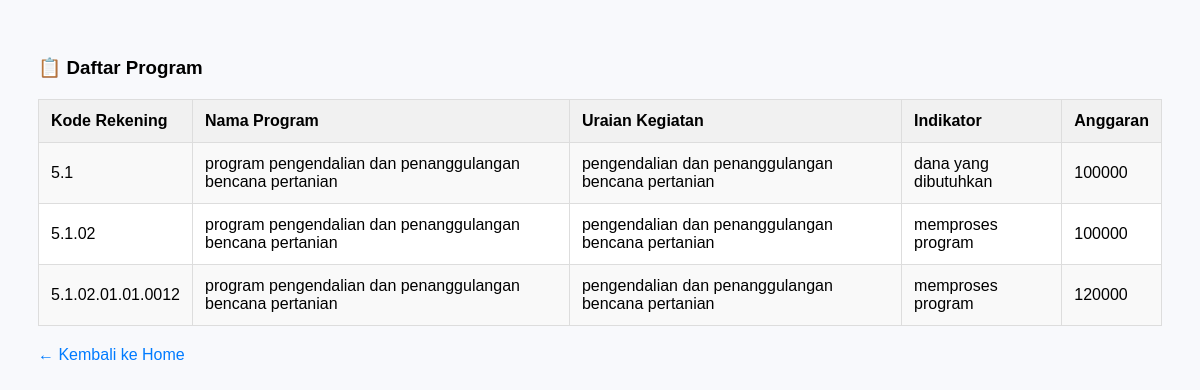
Page /lihat_program_kerja.php (signed in) on the committed database.
### tables this page shows
CREATE TABLE `program_kerja` (
  `kode_rekening` varchar(50) NOT NULL,
  `nama_program` varchar(150) NOT NULL,
  `uraian_kegiatan` varchar(50) NOT NULL,
  `indikator_kinerja` varchar(20) NOT NULL,
  `anggaran` int(100) NOT NULL,
  `status_approve` enum('pending','approved') DEFAULT 'pending'
);

### lihat_program_kerja.php (the view, shortened to what this page needs)
<?php
$printMode = basename($_SERVER['PHP_SELF']) === 'cetak_semua_laporan.php';
$koneksi = new mysqli("localhost", "root", "", "dinas_pertanian");
$query = "SELECT * FROM program_kerja";
$result = $koneksi->query($query);
?>
<!DOCTYPE html>
<html lang="id">
<head>
</head>
<body>
  <?php if (!$printMode): ?>
  <h3>📋 Daftar Program</h3>
<?php endif; ?>
  <table>
    <tr>
      <th>Kode Rekening</th>
      <th>Nama Program</th>
      <th>Uraian Kegiatan</th>
      <th>Indikator</th>
      <th>Anggaran</th>
    </tr>
    <?php while ($row = $result->fetch_assoc()) : ?>
      <tr>
        <td><?= htmlspecialchars($row['kode_rekening']) ?></td>
        <td><?= htmlspecialchars($row['nama_program']) ?></td>
        <td><?= htmlspecialchars($row['uraian_kegiatan']) ?></td>
        <td><?= htmlspecialchars($row['indikator_kinerja']) ?></td>
        <td><?= htmlspecialchars($row['anggaran']) ?></td>
      </tr>
    <?php endwhile; ?>
  </table>
  <?php if (!$printMode): ?>
  <a href="home_karyawan.php" class="back-link">← Kembali ke Home</a>
<?php endif; ?>
</body>
</html>

### lihat_program_kerja.php (style rules this page uses)
body { font-family: Arial, sans-serif; padding: 30px; background-color: #f8f9fc; }
table { width: 100%; border-collapse: collapse; margin-top: 20px; background-color: #fff; }
th, td { padding: 12px; border: 1px solid #ddd; text-align: left; }
th { background-color: #f1f1f1; font-weight: bold; }
tr:nth-child(even) { background-color: #f9f9f9; }
.back-link { margin-top: 20px; display: inline-block; text-decoration: none; color: #007bff; }

### rows in the picture
program_kerja: kode_rekening "5.1", nama_program "program pengendalian dan penanggulangan bencana pertanian", uraian_kegiatan "pengendalian dan penanggulangan bencana pertanian", indikator_kinerja "dana yang dibutuhkan", anggaran "100000"
program_kerja: kode_rekening "5.1.02", nama_program "program pengendalian dan penanggulangan bencana pertanian", uraian_kegiatan "pengendalian dan penanggulangan bencana pertanian", indikator_kinerja "memproses program", anggaran "100000"
program_kerja: kode_rekening "5.1.02.01.01.0012", nama_program "program pengendalian dan penanggulangan bencana pertanian", uraian_kegiatan "pengendalian dan penanggulangan bencana pertanian", indikator_kinerja "memproses program", anggaran "120000"
